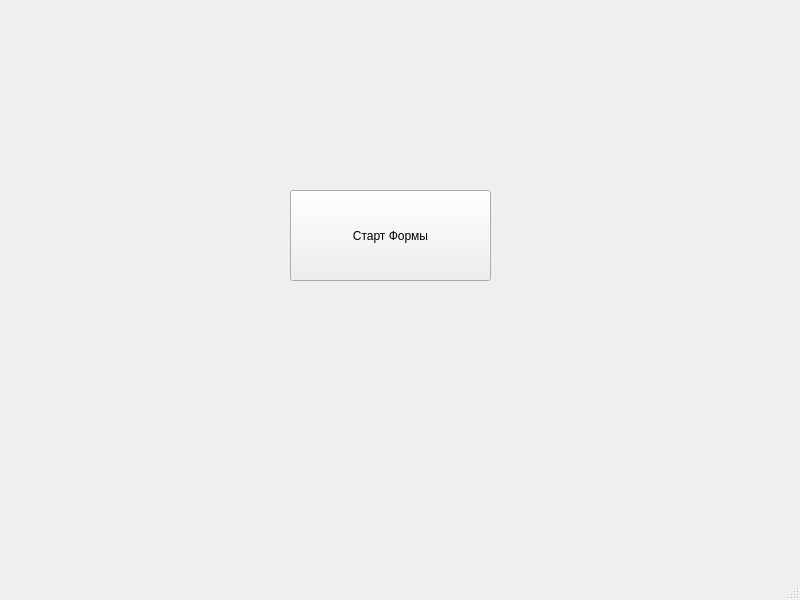
<?xml version="1.0" encoding="UTF-8"?>
<ui version="4.0">
 <class>MainWindow</class>
 <widget class="QMainWindow" name="MainWindow">
  <property name="geometry">
   <rect>
    <x>0</x>
    <y>0</y>
    <width>800</width>
    <height>600</height>
   </rect>
  </property>
  <property name="windowTitle">
   <string>MainWindow</string>
  </property>
  <widget class="QWidget" name="centralwidget">
   <widget class="QPushButton" name="pushButton">
    <property name="geometry">
     <rect>
      <x>290</x>
      <y>190</y>
      <width>201</width>
      <height>91</height>
     </rect>
    </property>
    <property name="text">
     <string>Старт Формы</string>
    </property>
   </widget>
  </widget>
  <widget class="QMenuBar" name="menubar">
   <property name="geometry">
    <rect>
     <x>0</x>
     <y>0</y>
     <width>800</width>
     <height>29</height>
    </rect>
   </property>
  </widget>
  <widget class="QStatusBar" name="statusbar"/>
 </widget>
 <resources/>
 <connections/>
</ui>
